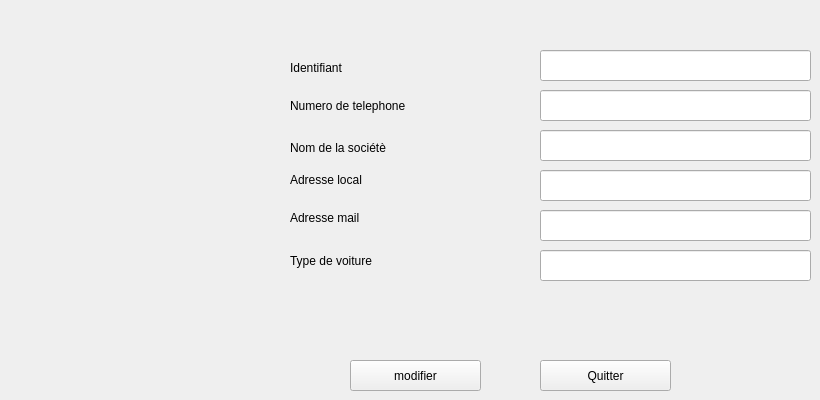
         <widget class="QWidget" name="tab_10">
          <attribute name="title">
           <string>Modifier fournisseur</string>
          </attribute>
          <widget class="QLineEdit" name="le_id_2">
           <property name="geometry">
            <rect>
             <x>540</x>
             <y>50</y>
             <width>271</width>
             <height>31</height>
            </rect>
           </property>
          </widget>
          <widget class="QLineEdit" name="le_num_2">
           <property name="geometry">
            <rect>
             <x>540</x>
             <y>90</y>
             <width>271</width>
             <height>31</height>
            </rect>
           </property>
          </widget>
          <widget class="QLineEdit" name="le_mail_2">
           <property name="geometry">
            <rect>
             <x>540</x>
             <y>130</y>
             <width>271</width>
             <height>31</height>
            </rect>
           </property>
          </widget>
          <widget class="QLineEdit" name="le_adresse_2">
           <property name="geometry">
            <rect>
             <x>540</x>
             <y>170</y>
             <width>271</width>
             <height>31</height>
            </rect>
           </property>
          </widget>
          <widget class="QLineEdit" name="le_voiture_2">
           <property name="geometry">
            <rect>
             <x>540</x>
             <y>210</y>
             <width>271</width>
             <height>31</height>
            </rect>
           </property>
          </widget>
          <widget class="QLineEdit" name="le_nom_2">
           <property name="geometry">
            <rect>
             <x>540</x>
             <y>250</y>
             <width>271</width>
             <height>31</height>
            </rect>
           </property>
          </widget>
          <widget class="QLabel" name="label_18">
           <property name="geometry">
            <rect>
             <x>290</x>
             <y>90</y>
             <width>221</width>
             <height>31</height>
            </rect>
           </property>
           <property name="text">
            <string>Numero de telephone</string>
           </property>
          </widget>
          <widget class="QLabel" name="label_20">
           <property name="geometry">
            <rect>
             <x>290</x>
             <y>170</y>
             <width>231</width>
             <height>20</height>
            </rect>
           </property>
           <property name="text">
            <string>Adresse local</string>
           </property>
          </widget>
          <widget class="QLabel" name="label_21">
           <property name="geometry">
            <rect>
             <x>290</x>
             <y>210</y>
             <width>181</width>
             <height>16</height>
            </rect>
           </property>
           <property name="text">
            <string>Adresse mail</string>
           </property>
          </widget>
          <widget class="QLabel" name="label_19">
           <property name="geometry">
            <rect>
             <x>290</x>
             <y>60</y>
             <width>171</width>
             <height>16</height>
            </rect>
           </property>
           <property name="text">
            <string>Identifiant</string>
           </property>
          </widget>
          <widget class="QLabel" name="label_14">
           <property name="geometry">
            <rect>
             <x>290</x>
             <y>140</y>
             <width>231</width>
             <height>16</height>
            </rect>
           </property>
           <property name="text">
            <string>Nom de la sociétè</string>
           </property>
          </widget>
          <widget class="QLabel" name="label_17">
           <property name="geometry">
            <rect>
             <x>290</x>
             <y>240</y>
             <width>221</width>
             <height>41</height>
            </rect>
           </property>
           <property name="text">
            <string>Type de voiture</string>
           </property>
          </widget>
          <widget class="QPushButton" name="pb_modifier">
           <property name="geometry">
            <rect>
             <x>350</x>
             <y>360</y>
             <width>131</width>
             <height>31</height>
            </rect>
           </property>
           <property name="text">
            <string>modifier</string>
           </property>
          </widget>
          <widget class="QPushButton" name="exitBtn_2">
           <property name="geometry">
            <rect>
             <x>540</x>
             <y>360</y>
             <width>131</width>
             <height>31</height>
            </rect>
           </property>
           <property name="text">
            <string>Quitter</string>
           </property>
           <property name="icon">
            <iconset>
             <normaloff>:/images/images/remove.png</normaloff>:/images/images/remove.png</iconset>
           </property>
          </widget>
         </widget>
